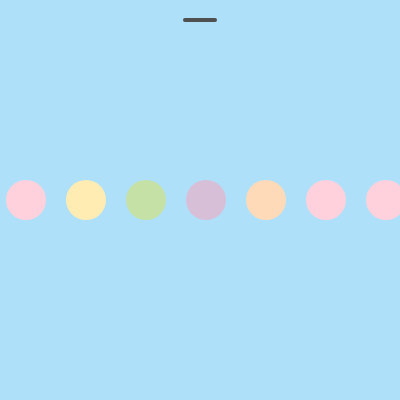
Frame 1 (no input)
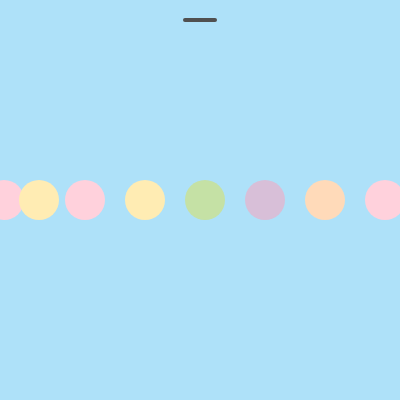
Frame 60 (no input)
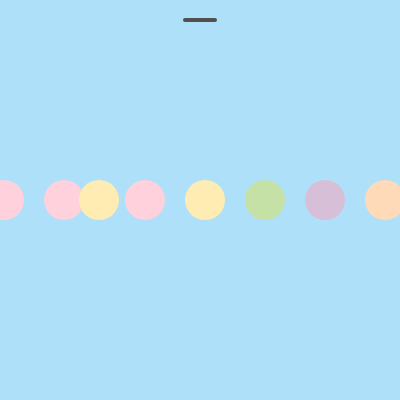
Frame 120 (the mouse pressed at the canvas centre since frame 60)

The p5.js sketch that drew these frames (run headless with seeded random() and noise() and a simulated clock; from frame 60 on, the mouse is pressed at the canvas centre):

// p5.js sketch
// ── sketch.js
// DM2008 — Activity 2b
// Pattern Making (40 min)
//
// Use a for loop to draw a repeating pattern of shapes.
// Add a condition to introduce variation, and one interaction that changes the rule.
//
// Stretch: try a second row, or turn your row into a 2D grid.
let numCircles = 8;
let circleX = [];
let circleY = [];
let circleColor = [];
let caught = [];
let turnedBlack = [];
let timer = [];
let rodX = 200;
let rodY = 20;
let stringLength = 0;
let fishing = false;

function setup() {
  createCanvas(400, 400);
  noStroke();

  // macaron colors
  let macaronColors = [
    color(255, 209, 220),
    // pink
    color(255, 236, 179),
    // yellow
    color(197, 225, 165),
    // mint
    color(216, 191, 216),
    // lavender
    color(255, 218, 185),
    // peach
    color(255, 209, 220)
    // pink again
  ];

  for (let i = 0; i < numCircles; i++) {
    circleX[i] = i * 60 + 25;
    circleY[i] = 200;
    circleColor[i] = macaronColors[i % macaronColors.length];
    caught[i] = false;
    turnedBlack[i] = false;
    timer[i] = 30;
  }
}

function draw() {
  background(174, 225, 249);

  // draw and move each circle
  for (let i = 0; i < numCircles; i++) {

    // move circle to the right
    circleX[i] = circleX[i] + 1;
    if (circleX[i] > width + 20) {
      circleX[i] = -20;
    }

    // pick the color to show
    if (turnedBlack[i])
      fill(0);
    else if (caught[i])
      fill(255, 0, 0);
    else {
      fill(circleColor[i]);
    }

    ellipse(circleX[i], circleY[i], 40, 40);


    if (caught[i] && !turnedBlack[i]) {
      timer[i] = timer[i] - 1;
      if (timer[i] <= 0) {
        turnedBlack[i] = true;
      }
    }
  }

  // grow the string while fishing
  if (fishing && stringLength < 380) {
    stringLength = stringLength + 4;
  }

  // the fishing and string 
  stroke(80);
  strokeWeight(4);
  line(rodX - 15, rodY, rodX + 15, rodY); // the rod
  line(rodX, rodY, rodX, rodY + stringLength); // the string
  noStroke();

  // string touches any circle
  let stringEndX = rodX;
  let stringEndY = rodY + stringLength;

  for (let i = 0; i < numCircles; i++) {
    if (!caught[i]) {
      let d = dist(stringEndX, stringEndY, circleX[i], circleY[i]);
      if (d < 20) {
        caught[i] = true;
        fishing = false; // stop growing once we catch one
      }
    }
  }
}

function mousePressed() {
  // click the rod to start fishing
  if (abs(mouseX - rodX) < 20 && mouseY < 40) {
    fishing = true;
    stringLength = 0;
  }
}
